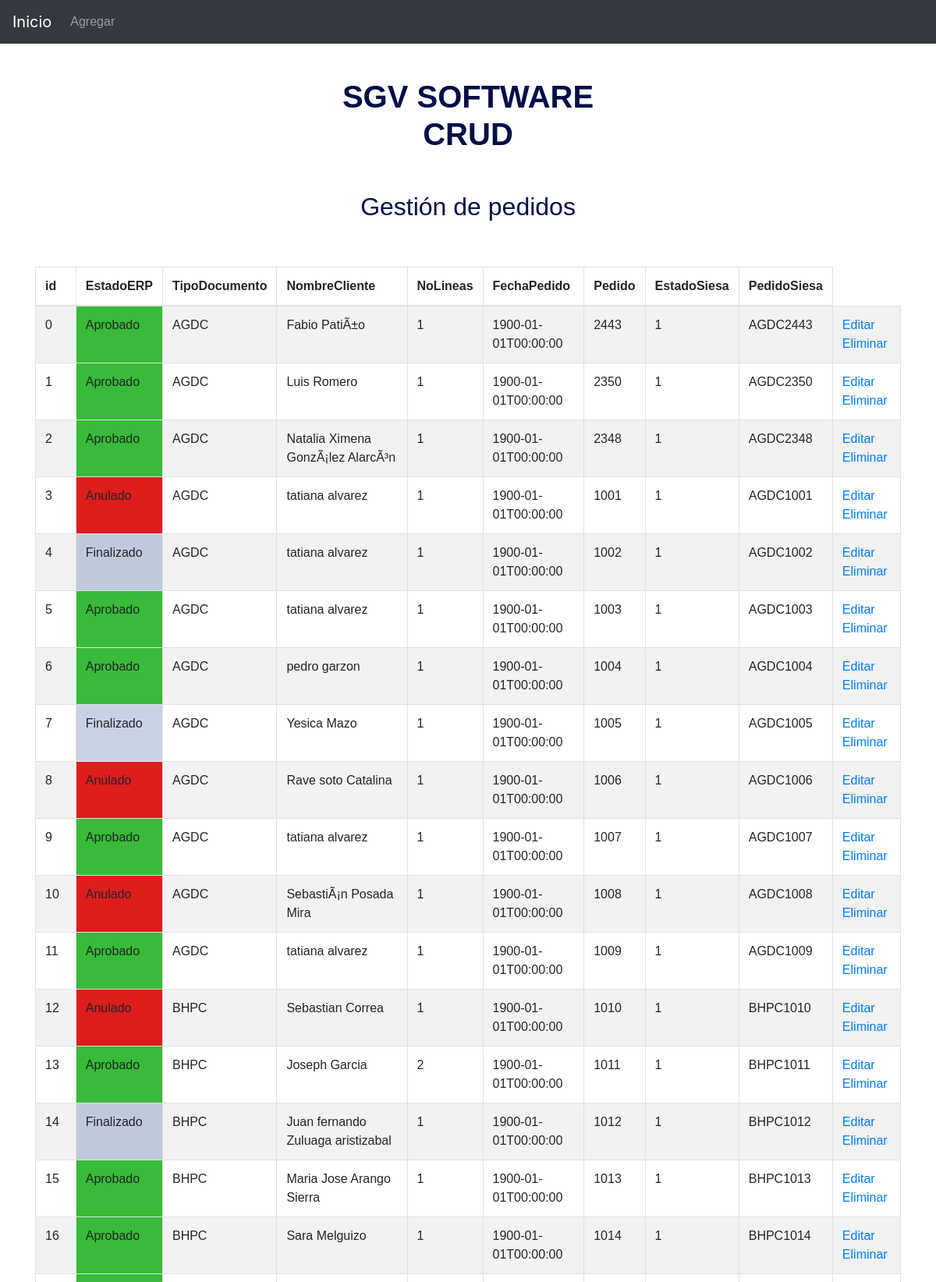
The page / (upper part) on the database its author committed.
### core/models.py (models this page shows, shortened)
class cliente(models.Model):
    id = models.AutoField(primary_key=True)
    EstadoERP = models.CharField(max_length=350)
    TipoDocumento = models.CharField(max_length=350)
    NombreCliente = models.CharField(max_length=350)
    NoLineas = models.CharField(
        max_length=350, verbose_name="No de lineas")
    FechaPedido = models.CharField(
        max_length=550, verbose_name="Fecha")
    Pedido = models.CharField(max_length=550)
    EstadoSiesa = models.CharField(max_length=550)
    PedidoSiesa = models.CharField(max_length=550)
    """def __iter__(self):
        convs = self.synonyms
        list(convs)
        return iter(convs)"""

### core/views.py (the view)
# urls.py: path('', home, name="home"),
def home(request):
    clientes = cliente.objects.all()
    data = {
        'clientes': clientes
    }
    return render(request, 'core/home.html', data)

### core/templates/core/home.html (shortened to what this page needs)
<!DOCTYPE html>
<html lang="en">
<head>
    <link rel="stylesheet" href="https://stackpath.bootstrapcdn.com/bootstrap/4.4.1/css/bootstrap.min.css">
    <link rel="stylesheet" type="text/css" href="static/core/estilo.css">
    {% load static %}
</head>
{% block body %}
<body>
    <header>
        <div class="title">
            <h1 style="font-family: Arial, Helvetica, sans-serif" ><b>SGV SOFTWARE </b><p><b>CRUD</b></p></h1>
        </div>
        <div class="container">
            <nav class="navbar fixed-top navbar-expand-md navbar-dark bg-dark">
                <a href="" class="navbar-brand">Inicio</a>
                <div id="menu" class="collapse navbar-collapse">
                    <ul class="navbar-nav">
                        <li class="nav-item" style="font-family: Arial, Helvetica, sans-serif;"><a class="nav-link" href="{% url 'createArticle' %}">Agregar</a></li>
                    </ul>
                </div>
            </nav>
        </div>
    </header>
    <div class="container">
        <h2 style="font-family: Arial, Helvetica, sans-serif">Gestión de pedidos</h2>
        <div class="table-responsive">
            <table class="table table-striped table-bordered table-hover table-condensed" style="font-family: Arial, Helvetica, sans-serif">
                <thead>
                    <tr>
                        <th>id</th>
                        <th>EstadoERP</th>
                        <th>TipoDocumento</th>
                        <th>NombreCliente</th>
                        <th>NoLineas</th>
                        <th>FechaPedido</th>
                        <th>Pedido</th>
                        <th>EstadoSiesa</th>
                        <th>PedidoSiesa</th>
                    </tr>
                </thead>
                <tbody>
                    {% for cliente in clientes %}
                    <tr>
                        <td>{{ cliente.id}}</td>
                        {% if cliente.EstadoERP == 'Aprobado' %}
                             <td style="background-color:rgb(56, 187, 56)">{{ cliente.EstadoERP}}</td>
                        {% elif cliente.EstadoERP == 'Anulado' %}
                             <td style="background-color:rgba(221, 21, 21, 0.966)">{{ cliente.EstadoERP}}</td>
                        {% else %}
                             <td style="background-color:rgba(46, 84, 155, 0.26)">{{ cliente.EstadoERP}}</td>
                        {% endif %}
                        <td>{{ cliente.TipoDocumento}}</td>
                        <td>{{ cliente.NombreCliente}}</td>
                        <td>{{ cliente.NoLineas}}</td>
                        <td>{{ cliente.FechaPedido}}</td>
                        <td>{{ cliente.Pedido}}</td>
                        <td>{{ cliente.EstadoSiesa}}</td>
                        <td>{{ cliente.PedidoSiesa}}</td>
                        <td><a href="{% url 'editArticle' cliente.id %}">Editar</a> <a href="{% url 'eraseArticle' cliente.id %}">Eliminar</a></td>
                    </tr>
                    {% endfor %}
                </tbody>
            </table>
        </div>
    </div>
</body>
{% endblock body %}
</html>

### core/static/core/estilo.css (style rules this page uses)
header, body { margin-top: 100px; color: #000f47; }
table, h2 { margin-top: 50px; color: #000f47; }
a { text-decoration: none; }
h1, h2 { text-align: center; color: #000f47; }
nav { background-color: #000f47; }

### rows shown on the page
cliente: id "0", EstadoERP "Aprobado", TipoDocumento "AGDC", NombreCliente "Fabio PatiÃ±o", NoLineas "1", FechaPedido "1900-01-01T00:00:00", Pedido "2443", EstadoSiesa "1", PedidoSiesa "AGDC2443"
cliente: id "1", EstadoERP "Aprobado", TipoDocumento "AGDC", NombreCliente "Luis Romero", NoLineas "1", FechaPedido "1900-01-01T00:00:00", Pedido "2350", EstadoSiesa "1", PedidoSiesa "AGDC2350"
cliente: id "2", EstadoERP "Aprobado", TipoDocumento "AGDC", NombreCliente "Natalia Ximena GonzÃ¡lez AlarcÃ³n", NoLineas "1", FechaPedido "1900-01-01T00:00:00", Pedido "2348", EstadoSiesa "1", PedidoSiesa "AGDC2348"
cliente: id "3", EstadoERP "Anulado", TipoDocumento "AGDC", NombreCliente "tatiana alvarez", NoLineas "1", FechaPedido "1900-01-01T00:00:00", Pedido "1001", EstadoSiesa "1", PedidoSiesa "AGDC1001"
cliente: id "4", EstadoERP "Finalizado", TipoDocumento "AGDC", NombreCliente "tatiana alvarez", NoLineas "1", FechaPedido "1900-01-01T00:00:00", Pedido "1002", EstadoSiesa "1", PedidoSiesa "AGDC1002"
cliente: id "5", EstadoERP "Aprobado", TipoDocumento "AGDC", NombreCliente "tatiana alvarez", NoLineas "1", FechaPedido "1900-01-01T00:00:00", Pedido "1003", EstadoSiesa "1", PedidoSiesa "AGDC1003"
cliente: id "6", EstadoERP "Aprobado", TipoDocumento "AGDC", NombreCliente "pedro garzon", NoLineas "1", FechaPedido "1900-01-01T00:00:00", Pedido "1004", EstadoSiesa "1", PedidoSiesa "AGDC1004"
cliente: id "7", EstadoERP "Finalizado", TipoDocumento "AGDC", NombreCliente "Yesica Mazo", NoLineas "1", FechaPedido "1900-01-01T00:00:00", Pedido "1005", EstadoSiesa "1", PedidoSiesa "AGDC1005"
cliente: id "8", EstadoERP "Anulado", TipoDocumento "AGDC", NombreCliente "Rave soto Catalina", NoLineas "1", FechaPedido "1900-01-01T00:00:00", Pedido "1006", EstadoSiesa "1", PedidoSiesa "AGDC1006"
cliente: id "9", EstadoERP "Aprobado", TipoDocumento "AGDC", NombreCliente "tatiana alvarez", NoLineas "1", FechaPedido "1900-01-01T00:00:00", Pedido "1007", EstadoSiesa "1", PedidoSiesa "AGDC1007"
cliente: id "10", EstadoERP "Anulado", TipoDocumento "AGDC", NombreCliente "SebastiÃ¡n Posada Mira", NoLineas "1", FechaPedido "1900-01-01T00:00:00", Pedido "1008", EstadoSiesa "1", PedidoSiesa "AGDC1008"
cliente: id "11", EstadoERP "Aprobado", TipoDocumento "AGDC", NombreCliente "tatiana alvarez", NoLineas "1", FechaPedido "1900-01-01T00:00:00", Pedido "1009", EstadoSiesa "1", PedidoSiesa "AGDC1009"
cliente: id "12", EstadoERP "Anulado", TipoDocumento "BHPC", NombreCliente "Sebastian Correa", NoLineas "1", FechaPedido "1900-01-01T00:00:00", Pedido "1010", EstadoSiesa "1", PedidoSiesa "BHPC1010"
cliente: id "13", EstadoERP "Aprobado", TipoDocumento "BHPC", NombreCliente "Joseph Garcia", NoLineas "2", FechaPedido "1900-01-01T00:00:00", Pedido "1011", EstadoSiesa "1", PedidoSiesa "BHPC1011"
cliente: id "14", EstadoERP "Finalizado", TipoDocumento "BHPC", NombreCliente "Juan fernando Zuluaga aristizabal", NoLineas "1", FechaPedido "1900-01-01T00:00:00", Pedido "1012", EstadoSiesa "1", PedidoSiesa "BHPC1012"
cliente: id "15", EstadoERP "Aprobado", TipoDocumento "BHPC", NombreCliente "Maria Jose Arango Sierra", NoLineas "1", FechaPedido "1900-01-01T00:00:00", Pedido "1013", EstadoSiesa "1", PedidoSiesa "BHPC1013"
cliente: id "16", EstadoERP "Aprobado", TipoDocumento "BHPC", NombreCliente "Sara Melguizo", NoLineas "1", FechaPedido "1900-01-01T00:00:00", Pedido "1014", EstadoSiesa "1", PedidoSiesa "BHPC1014"
